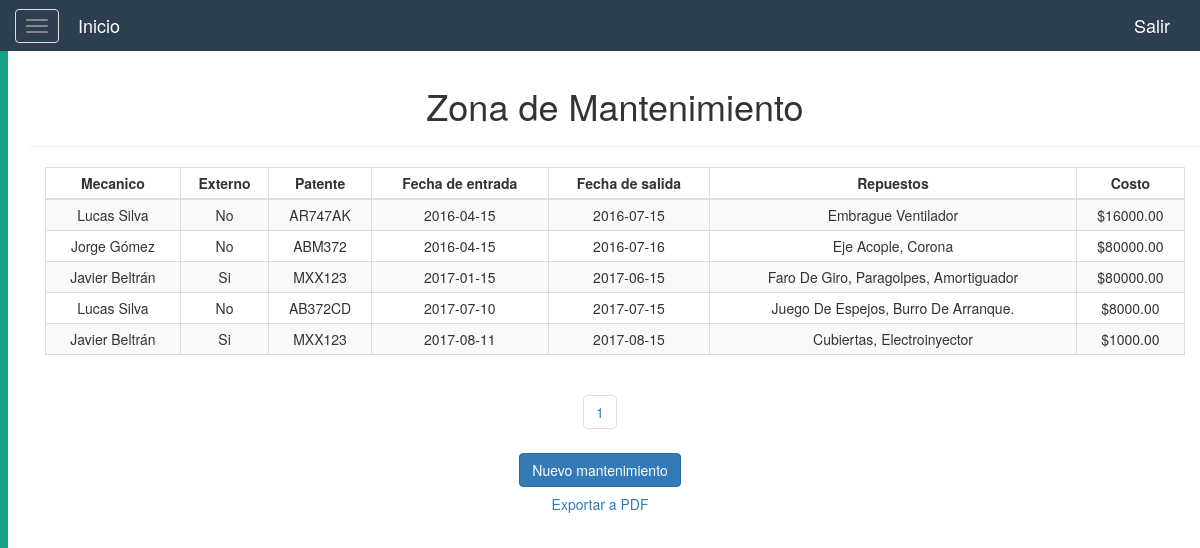
Screenshot of /logistica/vista_mantenimientos.php (signed in) with the database file from the repository.
### tables this page shows
CREATE TABLE Mantenimiento(
	idMantenimiento int(11) NOT NULL AUTO_INCREMENT,
    fkVehiculoM int(11) NOT NULL,
    fkMecanicoM int(11) NOT NULL,
    fecha_entrada date NOT NULL,
    fecha_salida date NOT NULL,
    costo decimal(11,2) NOT NULL,
    externo enum('Si', 'No') NOT NULL DEFAULT 'No',
    repuestos varchar(90) NOT NULL,
    PRIMARY KEY (idMantenimiento),
    CONSTRAINT fk_vehm FOREIGN KEY (fkVehiculoM)
		REFERENCES Vehiculo (idVehiculo),
	CONSTRAINT fk_mecm FOREIGN KEY (fkMecanicoM)
		REFERENCES Usuario (idUsuario)
);

CREATE TABLE Usuario(
	idUsuario int(11) NOT NULL AUTO_INCREMENT,
    num_doc int(11) NOT NULL UNIQUE,
    pass varchar(45) NOT NULL,
    rol enum('Supervisor', 'Administrador', 'Chofer', 'Mecanico') NOT NULL DEFAULT 'Supervisor',
    nombre varchar(45) NOT NULL,
    fecha_nacimiento date NOT NULL,
    tipo_licencia varchar(45),
    PRIMARY KEY (idUsuario)
);

CREATE TABLE Vehiculo(
	idVehiculo int(11) NOT NULL AUTO_INCREMENT,
    tipo_vehiculo enum('Camion', 'Acoplado') NOT NULL DEFAULT 'Camion',
    patente varchar(45) NOT NULL UNIQUE,
	marca varchar(45) NOT NULL,
    modelo varchar(45) NOT NULL,
    anio year(4) NOT NULL,
    nro_chasis varchar(45) NOT NULL,
    nro_motor int(11),
    km int(11) NOT NULL,
    PRIMARY KEY (idVehiculo)
);

### resources/db/control.php (called while the page is built, shortened)
<?php
    class controlDB{
        function __construct(){
            try{
            $host="localhost";
            $dbname="logistica";
            $user="root";
            $pass="";
            $this->con=mysqli_connect($host,$user,$pass) or die("No se puede conectar con la base de datos.");
            mysqli_select_db($this->con,$dbname)or die("No se encuentra la base de datos.");
            mysqli_set_charset($this->con, "utf8");
            }catch(Exception $ex){
                throw $ex;
            }
        }
        function consultar($sql){
            $result=mysqli_query($this->con,$sql);
            $data=null;
            if($result){
                while($fila=mysqli_fetch_array($result)){
                    $data[]=$fila;
                }
            }
            return $data;
        }
    }
?>

### resources/library/mantenimiento_pag.php (called while the page is built, shortened)
<?php
    $tamagno_paginas = 6;
    $datos = $obj -> consultar("SELECT M.idMantenimiento, U.nombre, M.externo, V.patente, M.fecha_entrada, M.fecha_salida, M.repuestos, M.costo
        FROM Mantenimiento M
        JOIN Usuario U ON M.fkMecanicoM = U.idUsuario
        JOIN Vehiculo V ON M.fkVehiculoM = V.idVehiculo
        ORDER BY M.fecha_entrada");
    $num_filas = count($obj->consultar("SELECT *
        FROM Mantenimiento"));
    $total_paginas = ceil($num_filas/$tamagno_paginas);
?>

### logistica/vista_mantenimientos.php (the view, shortened to what this page needs)
<!DOCTYPE html>
<html lang="es">
<head>
    <?php
        require_once($_SERVER['DOCUMENT_ROOT'].'/resources/config.php');
        $obj = new controlDB();
        include $LIBRARY_PATH.'/mantenimiento_pag.php';
    ?>
</head>
<body>
    <?php
        require_once($_SERVER['DOCUMENT_ROOT'].'/resources/templates/header.php');
    ?>
    <div id="wrapper">
        <?php
            require_once($_SERVER['DOCUMENT_ROOT'].'/resources/templates/sidebar.php');
        ?>
        <div id="page-content-wrapper">
            <div class="container-fluid">
                <div class="row">
                    <div class="col-lg-12 text-center">
                        <div class="container">
                            <div class="row">
                                <div class="col">
                                    <h1>Zona de Mantenimiento</h1>
                                    <hr/>
                                </div>
                            </div>
                        </div>
                        <div class="container">
                            <div class="row">
                                <div class="col-lg-12 col-md-12 col-sm-12 col-xs-12">
                                    <div class="table-responsive">
                                        <table class="table table-striped table-bordered table-condensed table-hover">
                                            <thead>
                                                <th  class="text-center">Mecanico</th>
                                                <th  class="text-center">Externo</th>
                                                <th  class="text-center">Patente</th>
                                                <th  class="text-center">Fecha de entrada</th>
                                                <th  class="text-center">Fecha de salida</th>
                                                <th  class="text-center">Repuestos</th>
                                                <th  class="text-center">Costo</th>
                                            </thead>
                                            <?php foreach($datos as $td){ ?>
                                            <tr>
                                                <td><?php echo $td['nombre'];?></td>
                                                <td><?php echo $td['externo'];?></td>
                                                <td><?php echo $td['patente'];?></td>
                                                <td><?php echo $td['fecha_entrada'];?></td>
                                                <td><?php echo $td['fecha_salida'];?></td>
                                                <td><?php echo ucwords($td['repuestos']);?></td>
                                                <td><?php echo '$'.$td['costo'];?></td>
                                        </tr>
                                    <?php } ?>
                                    </table>
                                    </div>
                                </div>
                            </div>
                        </div>
                        <div class="row">
                            <div class="col">
                                <?php
                                    for($i = 1; $i <= $total_paginas; $i++){
                                    echo "<ul class='pagination'>
                                        <li><a href='?pagina=".$i."'>".$i."</a></li>
                                    </ul>";}
                                ?>
                            </div>
                        </div>
                        <div class="row">
                            <?php if($_SESSION["rol"]!='Supervisor'){?>
                            <div class="col">
                                <a href="registrarMantenimiento.php" class="btn btn-primary">Nuevo mantenimiento</a>
                            </div>
                            <?php } ?>
                        </div>
                        <div class="row">
                            <a href="/logistica/exportarMantenimientos.php" class="btn btn-link" target="_blank" >Exportar a PDF</a>
                        </div>
                    </div>
                </div>
            </div>
        </div>
    </div>
</body>
</html>

### resources/css/menuLateral.css (style rules this page uses)
#page-content-wrapper { width: 100%; height: 100%; position: absolute; padding: 15px; }

### rows the page displays
mantenimiento: fkMecanicoM.nombre "Lucas Silva", externo "No", fkVehiculoM.patente "AR747AK", fecha_entrada "2016-04-15", fecha_salida "2016-07-15", repuestos "Embrague Ventilador", costo "16000.00"
mantenimiento: fkMecanicoM.nombre "Jorge Gómez", externo "No", fkVehiculoM.patente "ABM372", fecha_entrada "2016-04-15", fecha_salida "2016-07-16", repuestos "Eje Acople, Corona", costo "80000.00"
mantenimiento: fkMecanicoM.nombre "Javier Beltrán", externo "Si", fkVehiculoM.patente "MXX123", fecha_entrada "2017-01-15", fecha_salida "2017-06-15", repuestos "Faro De Giro, Paragolpes, Amortiguador", costo "80000.00"
mantenimiento: fkMecanicoM.nombre "Lucas Silva", externo "No", fkVehiculoM.patente "AB372CD", fecha_entrada "2017-07-10", fecha_salida "2017-07-15", repuestos "Juego De Espejos, Burro De Arranque.", costo "8000.00"
mantenimiento: fkMecanicoM.nombre "Javier Beltrán", externo "Si", fkVehiculoM.patente "MXX123", fecha_entrada "2017-08-11", fecha_salida "2017-08-15", repuestos "Cubiertas, Electroinyector", costo "1000.00"
